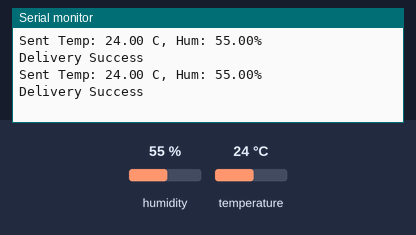
A sketch run on a simulated ESP32. Shown: the last lines printed to the serial monitor. Inputs (shaded band) come from the test bench; at power-on: humidity 55 %, temperature 24 °C.

Above: at 2.8 s.
2.9 s: humidity set to 22 %
At 4.6 s:
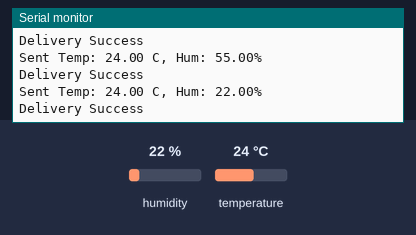
5.6 s: temperature set to 12 °C
At 6.4 s:
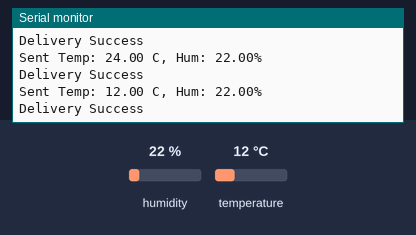
8.3 s: humidity set to 40 %
At 11.1 s:
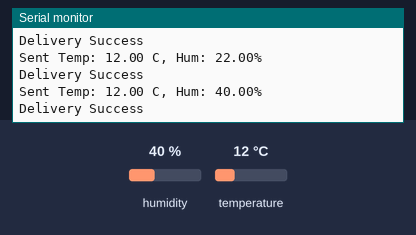
Timing chart, 0 to 12.6 s (numbered marks = the images above; inputs shaded):
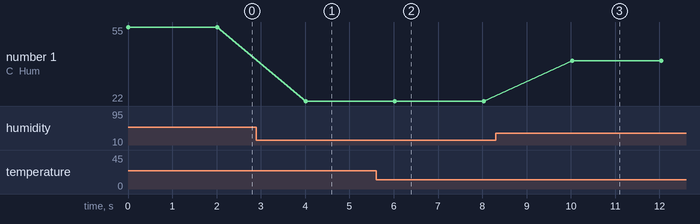

The sketch:

measure-temp-espnow-transfer.ino
```cpp
#include <esp_now.h>
#include <WiFi.h>
#include <DHT.h>

// DHTセンサ設定
#define DHTPIN 14       // DHT22のデータピン
#define DHTTYPE DHT22   // DHT22センサ使用
DHT dht(DHTPIN, DHTTYPE);

// 送信先のMACアドレス
uint8_t broadcastAddress[] = {0xC0, 0x49, 0xEF, 0xB5, 0x0E, 0xFC};

// 送信データ構造
struct SensorData {
  float temperature;
  float humidity;
} sensorData;

esp_now_peer_info_t peerInfo;

void OnDataSent(const uint8_t *mac_addr, esp_now_send_status_t status) {
  Serial.println(status == ESP_NOW_SEND_SUCCESS ? "Delivery Success" : "Delivery Fail");
}

void setup() {
  Serial.begin(115200);
  WiFi.mode(WIFI_STA);
  dht.begin();

  if (esp_now_init() != ESP_OK) {
    Serial.println("Error initializing ESP-NOW");
    return;
  }

  memcpy(peerInfo.peer_addr, broadcastAddress, 6);
  peerInfo.channel = 0;
  peerInfo.encrypt = false;

  if (esp_now_add_peer(&peerInfo) != ESP_OK) {
    Serial.println("Failed to add peer");
    return;
  }

  esp_now_register_send_cb(OnDataSent);
}

void loop() {
  // 温湿度データの読み取り
  sensorData.humidity = dht.readHumidity();
  sensorData.temperature = dht.readTemperature();

  // センサーからの読み取りが失敗した場合のエラーチェック
  if (isnan(sensorData.humidity) || isnan(sensorData.temperature)) {
    Serial.println("Failed to read from DHT sensor!");
  } else {
    // ESP-NOWでのデータ送信
    esp_err_t result = esp_now_send(broadcastAddress, (uint8_t *) &sensorData, sizeof(SensorData));
    if (result == ESP_OK) {
      Serial.print("Sent Temp: ");
      Serial.print(sensorData.temperature);
      Serial.print(" C, Hum: ");
      Serial.print(sensorData.humidity);
      Serial.println("%");
    } else {
      Serial.println("Error sending the data");
    }
  }
  delay(2000);
}
```

Measured:
- after the input at 2.9 s, the serial monitor: prints a new line after 1.1 s (image 1)
- after the input at 5.6 s, the serial monitor: prints a new line after 0.42 s (image 2)
- after the input at 8.3 s, the serial monitor: prints a new line after 1.7 s (image 3)
- plotted number 1: 55 → 22 after the input at 2.9 s, 22 → 40 after the input at 8.3 s
